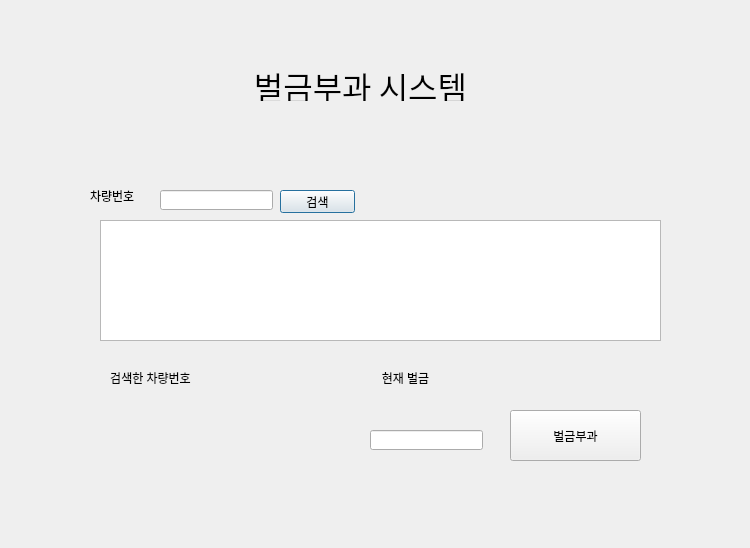
<?xml version="1.0" encoding="UTF-8"?>
<ui version="4.0">
 <class>Dialog</class>
 <widget class="QDialog" name="Dialog">
  <property name="geometry">
   <rect>
    <x>0</x>
    <y>0</y>
    <width>750</width>
    <height>548</height>
   </rect>
  </property>
  <property name="windowTitle">
   <string>Dialog</string>
  </property>
  <widget class="QLabel" name="label_2">
   <property name="geometry">
    <rect>
     <x>370</x>
     <y>370</y>
     <width>71</width>
     <height>16</height>
    </rect>
   </property>
   <property name="text">
    <string>현재 벌금</string>
   </property>
   <property name="alignment">
    <set>Qt::AlignCenter</set>
   </property>
  </widget>
  <widget class="QLabel" name="label_3">
   <property name="geometry">
    <rect>
     <x>430</x>
     <y>370</y>
     <width>111</width>
     <height>16</height>
    </rect>
   </property>
   <property name="text">
    <string/>
   </property>
   <property name="alignment">
    <set>Qt::AlignCenter</set>
   </property>
  </widget>
  <widget class="QLabel" name="label_4">
   <property name="geometry">
    <rect>
     <x>90</x>
     <y>370</y>
     <width>121</width>
     <height>16</height>
    </rect>
   </property>
   <property name="text">
    <string>검색한 차량번호</string>
   </property>
   <property name="alignment">
    <set>Qt::AlignCenter</set>
   </property>
  </widget>
  <widget class="QLabel" name="label">
   <property name="geometry">
    <rect>
     <x>210</x>
     <y>70</y>
     <width>301</width>
     <height>31</height>
    </rect>
   </property>
   <property name="font">
    <font>
     <family>Agency FB</family>
     <pointsize>24</pointsize>
    </font>
   </property>
   <property name="text">
    <string>벌금부과 시스템</string>
   </property>
   <property name="alignment">
    <set>Qt::AlignCenter</set>
   </property>
  </widget>
  <widget class="QLabel" name="label_6">
   <property name="geometry">
    <rect>
     <x>90</x>
     <y>190</y>
     <width>56</width>
     <height>12</height>
    </rect>
   </property>
   <property name="text">
    <string>차량번호</string>
   </property>
  </widget>
  <widget class="QLineEdit" name="lineEdit">
   <property name="geometry">
    <rect>
     <x>160</x>
     <y>190</y>
     <width>113</width>
     <height>20</height>
    </rect>
   </property>
  </widget>
  <widget class="QPushButton" name="pushButton">
   <property name="geometry">
    <rect>
     <x>280</x>
     <y>190</y>
     <width>75</width>
     <height>23</height>
    </rect>
   </property>
   <property name="text">
    <string>검색</string>
   </property>
  </widget>
  <widget class="QPushButton" name="pushButton_2">
   <property name="geometry">
    <rect>
     <x>510</x>
     <y>410</y>
     <width>131</width>
     <height>51</height>
    </rect>
   </property>
   <property name="text">
    <string>벌금부과</string>
   </property>
  </widget>
  <widget class="QLineEdit" name="lineEdit_2">
   <property name="geometry">
    <rect>
     <x>370</x>
     <y>430</y>
     <width>113</width>
     <height>20</height>
    </rect>
   </property>
  </widget>
  <widget class="QLabel" name="label_5">
   <property name="geometry">
    <rect>
     <x>240</x>
     <y>370</y>
     <width>56</width>
     <height>12</height>
    </rect>
   </property>
   <property name="text">
    <string/>
   </property>
  </widget>
  <widget class="QTableWidget" name="tableWidget">
   <property name="geometry">
    <rect>
     <x>100</x>
     <y>220</y>
     <width>561</width>
     <height>121</height>
    </rect>
   </property>
  </widget>
 </widget>
 <resources/>
 <connections/>
</ui>
